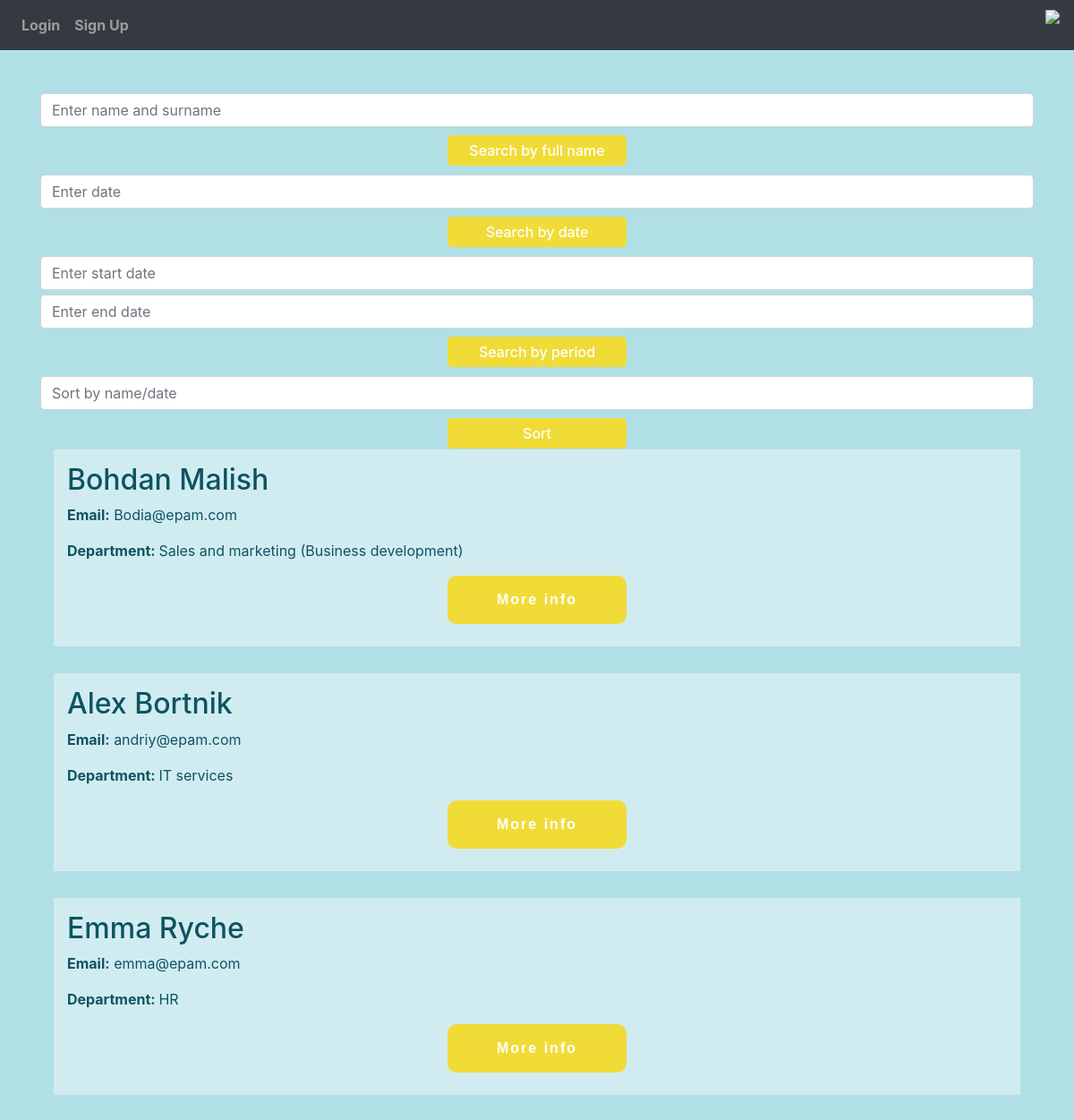
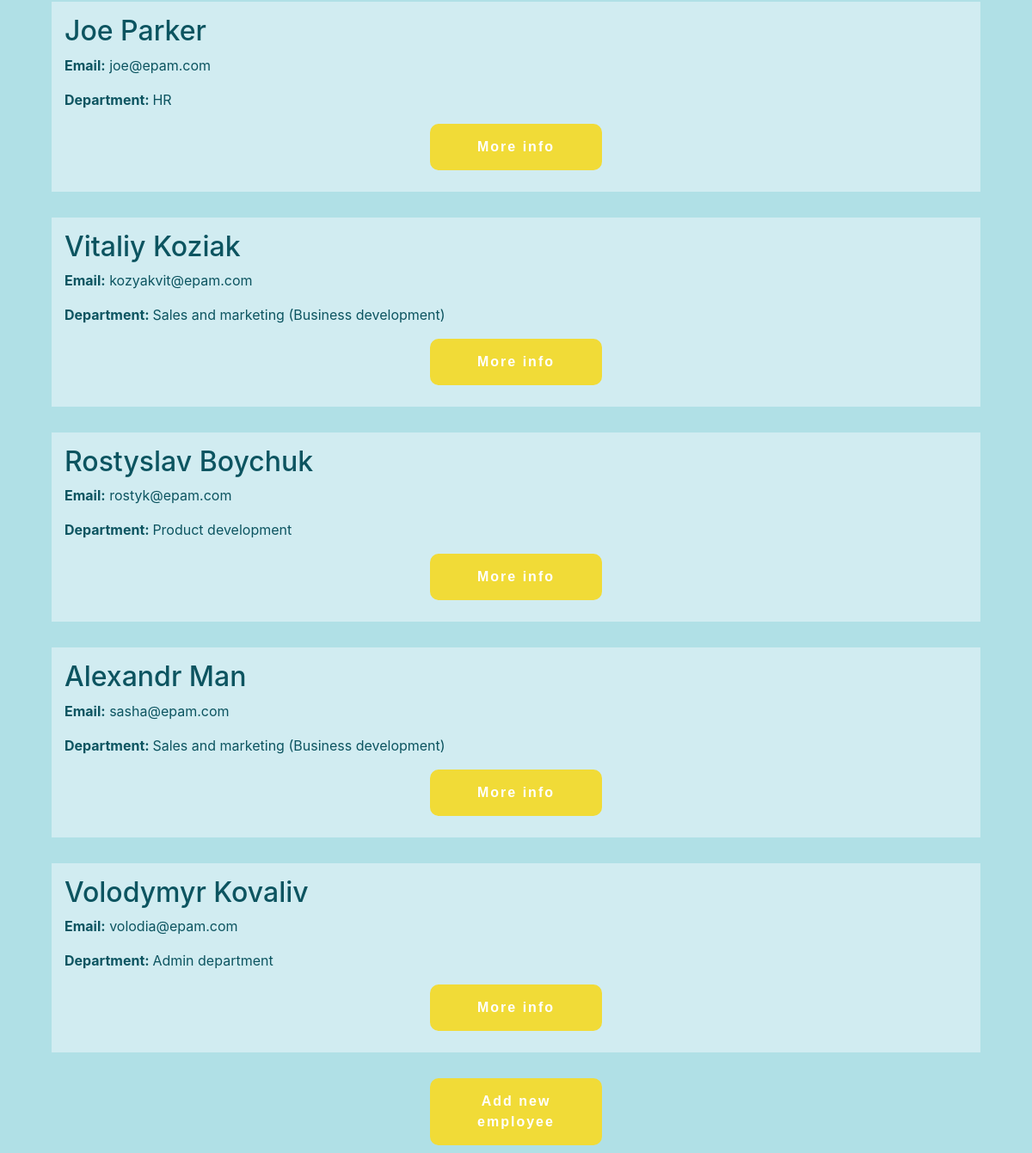
The page /employees on the database its author committed (2 pictures, top to bottom).
### website/models.py (models this page shows)
class User(db.Model, UserMixin):
    id = db.Column(db.Integer, primary_key=True, unique=True)
    email = db.Column(db.String(40), unique=True)
    password = db.Column(db.String(30))
    first_name = db.Column(db.String(150))
    date = db.Column(db.String(10))
    salary = db.Column(db.Integer)
    department_id = db.Column(db.Integer, db.ForeignKey('department.id'), nullable=False)
    department = db.relationship("Department")
    def __repr__(self):
        return f"{self.id} {self.first_name} {self.email} {self.date} {self.department}"

class Department(db.Model):
    id = db.Column(db.Integer, primary_key=True)
    name = db.Column(db.String(50), unique=False, nullable=False)
    def __repr__(self):
        return self.name

### website/views.py (the view, shortened to what this page needs)
@login_required
@views.route('/employees', methods = {'POST', 'GET'})
def employees():
    surn = request.args.get('surn')
    q = request.args.get('q')
    dat_1 = request.args.get('dat_1')
    dat_2 = request.args.get('dat_2')
    sort = request.args.get('sort')
    if surn:
        employees = User.query.filter(User.first_name == surn).all()
        return render_template("employees_by_date.html", user=current_user, employees=employees)
    elif q:
        employees = User.query.filter(User.date == q).all()
        return render_template("employees_by_date.html", user=current_user, employees=employees)
    elif dat_1 and dat_2 and dat_1 < dat_2:
        employees_1 = User.query.filter(User.date >= dat_1).all()
        employees_2 = User.query.filter(User.date <= dat_2).all()
        employees = set(employees_1) & set(employees_2)
        return render_template("employees_by_date.html", user=current_user, employees=employees)
    else:
        employees = User.query.order_by(User.email).all()
        temp = []
        employees_csv = []
        for item in employees:
            temp.append((str(item)))
        for item in temp:
            employees_csv.append(item.split(", "))
        with open("D:\\Python core\\Flask_app\\info.csv", "w") as file:
            writer = csv.writer(file)
            writer.writerows(employees_csv)
        return render_template("employees.html", user=current_user, employees=employees)

### website/templates/employees.html (shortened to what this page needs)
{% extends "base.html" %}
{% block content%}
<div style="position: relative;"  class="container mt-5" >
    <h1 style="margin-bottom: 350px;" align="center">--- </h1>
    <div style="position: absolute; top:0px; left:0; right:0;">
        <form  method="GET">
    <div>
        <input class="form-control mr-sm-2" type="search" placeholder="Enter name and surname" name="surn" >
    </div>
    <button style="background-color: #f1db37; padding: 5px; border: none;font-weight: 500; border-radius: 5px; margin: 9px auto 10px !important; display: block; min-width: 200px;" class="btn-success" type="submit">Search by full name</button>
        </form>
        <form  method="GET">
    <div>
        <input class="form-control mr-sm-2" type="search" placeholder="Enter date" name="q" >
    </div>
    <button style="background-color: #f1db37; padding: 5px; border: none;font-weight: 500; border-radius: 5px; margin: 9px auto 10px !important; display: block; min-width: 200px;" class="btn-success" type="submit">Search by date</button>
        </form>
        <form method="GET">
    <div >
        <input style="margin: 0 auto 5px !important; display: block;" class="form-control mr-sm-2" type="search" placeholder="Enter start date" name="dat_1" >
        <input class="form-control mr-sm-2" type="search" placeholder="Enter end date" name="dat_2" >
    </div>
    <button style="background-color: #f1db37; padding: 5px; border: none;font-weight: 500; border-radius: 5px; margin: 9px auto 10px !important; display: block; min-width: 200px;" class="btn-success" type="submit">Search by period</button>
    </form>
        <form  method="GET">
    <div>
        <input class="form-control mr-sm-2" type="search" placeholder="Sort by name/date" name="sort" >
    </div>
    <button style="background-color: #f1db37; padding: 5px; border: none;font-weight: 500; border-radius: 5px; margin: 9px auto 10px !important; display: block; min-width: 200px;" class="btn-success" type="submit">Sort</button>
        </form>
        </div>
    {%if employees | length >0%}
        {% for employee in employees %}
         <div class="alert-info" style="padding: 15px; margin-bottom: 30px;">
             <h2 >{{employee.first_name}}</h2>
             <p><b>Email:</b> {{employee.email}}</p>
             <p><b>Department: </b>{{employee.department}}</p>
             <a href="/employees/{{employee.id}}"  class="glow-button" >More info</a>
         </div>
        {% endfor %}
    {%else%}
    <p>No one employee yet</p>
    {%endif%}
</div>
    <a href="/sign-up"  class="glow-button" >Add new employee</a>
{% endblock %}

### website/templates/base.html (style rules this page uses)
body { background: #b0e0e6; }
.glow-button { text-decoration: none; display: block; width: 200px; padding: 15px 30px; margin: 10px auto; border-radius: 10px; box-shadow: 0 0 40px 40px #f1db37 inset, 0 0 0 0 #f1bf37; font-family: 'Montserrat', sans-serif; font-weight: bold; letter-spacing: 2px; color: white; transition: .15s ease-in-out; text-align: center; border: none; }

### rows shown on the page
User: first_name "Bohdan Malish", email "Bodia@epam.com", department "Sales and marketing (Business development)"
User: first_name "Alex Bortnik", email "andriy@epam.com", department "IT services"
User: first_name "Emma Ryche", email "emma@epam.com", department "HR"
User: first_name "Joe Parker", email "joe@epam.com", department "HR"
User: first_name "Vitaliy Koziak", email "kozyakvit@epam.com", department "Sales and marketing (Business development)"
User: first_name "Rostyslav Boychuk", email "rostyk@epam.com", department "Product development"
User: first_name "Alexandr Man", email "sasha@epam.com", department "Sales and marketing (Business development)"
User: first_name "Volodymyr Kovaliv", email "volodia@epam.com", department "Admin department"
